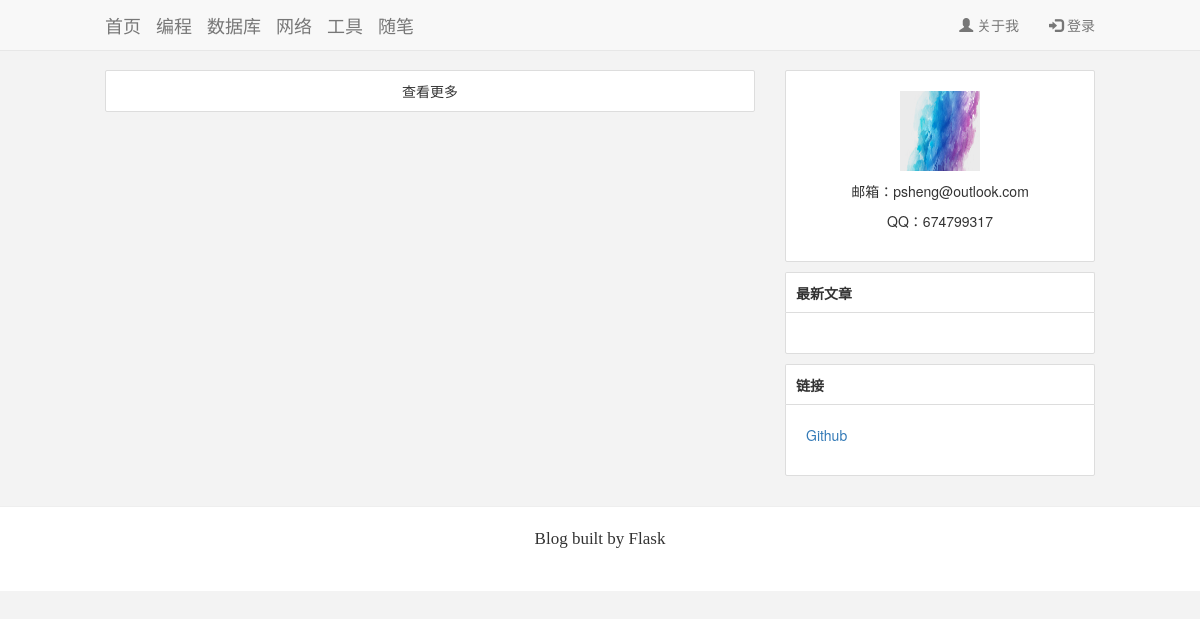
The app's page /, older data.
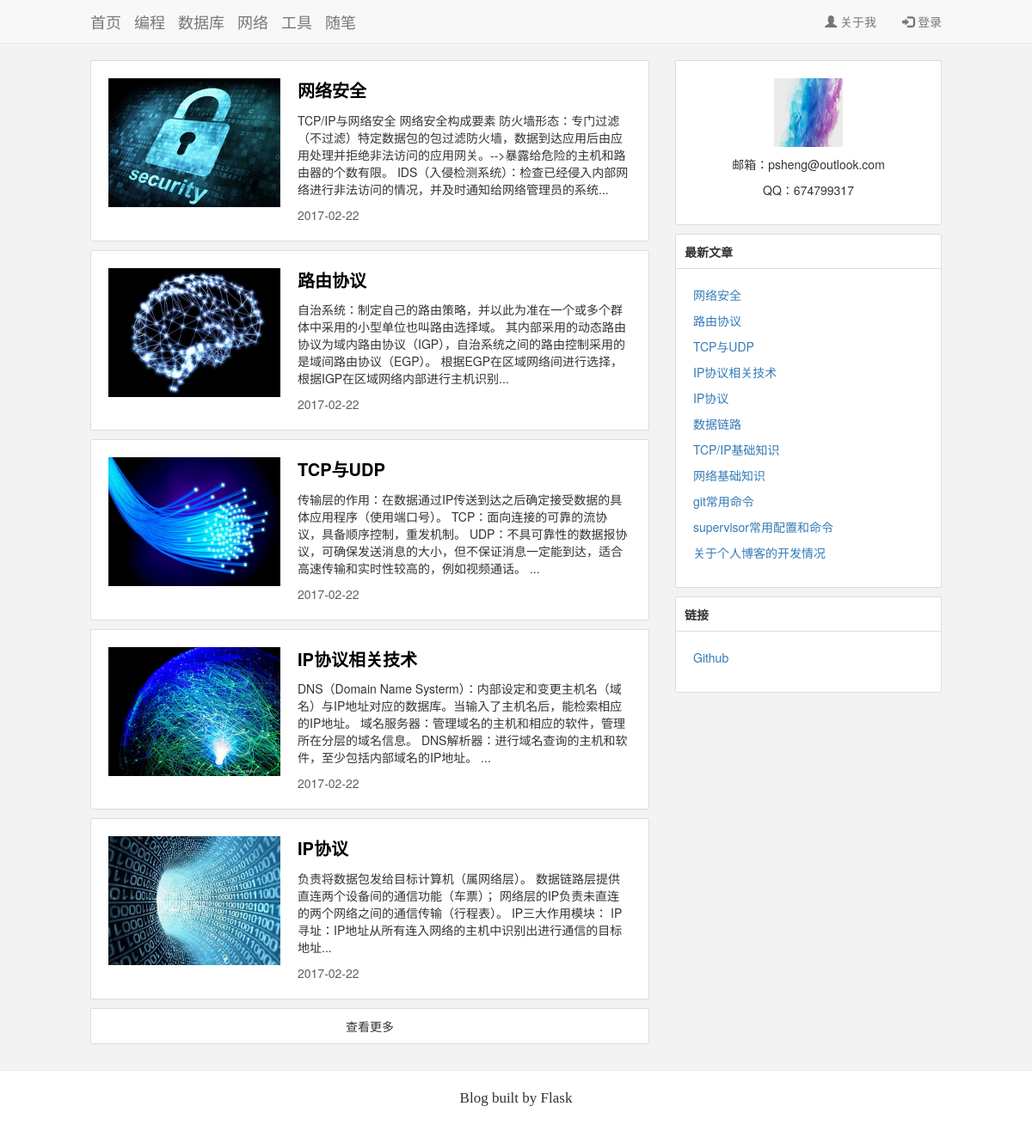
The same page, newer data.
### app/models.py (models this page shows)
class Post(db.Model):
    __tablename__ = 'posts'
    id = db.Column(db.Integer, primary_key=True)
    head_pic = db.Column(db.Text, default='/static/pic/test3.jpg')
    body_pic = db.Column(db.Text)
    title = db.Column(db.Text)
    body = db.Column(db.Text)
    abstract = db.Column(db.Text)
    tag = db.Column(db.Text)
    timestamp = db.Column(db.DateTime, index=True, default=datetime.utcnow)
    comments = db.relationship('Comment', backref='role')
    is_active = db.Column(db.Boolean, default=True)

### app/main/view.py (the view)
@main.route('/', methods=['GET','POST'])
def index():
    page = request.args.get('page', 1, type=int)
    pagination = Post.query.filter_by(is_active=True).order_by(Post.timestamp.desc()).paginate(
        page, per_page=5, error_out=False)
    posts = pagination.items
    new_posts = find_new_post()
    classify = u'所有文章'
    return render_template('index.html', posts=posts, new_posts=new_posts,
                           pagination=pagination, classify=classify)

### app/main/view.py (called while the page is built)
def find_new_post():
    page = request.args.get('page', 1, type=int)
    new_post = Post.query.filter_by(is_active=True).order_by(Post.timestamp.desc()).paginate(
        page, per_page=20, error_out=False
    )
    new_posts = new_post.items
    return new_posts

### app/templates/index.html (shortened to what this page needs)
{% extends "base.html" %}
{% import "_macros.html" as macros %}
{% block body %}
  <div class="container" id="sumery-container">
    <div class="row">
      <div class="col-md-8">
        {% for post in posts %}
          <div class="article">
            <img src="{{ post.head_pic }}">
            <div class="article-title">
              <a href="{{ url_for('.post', id=post.id) }}">{{ post.title }}</a>
            </div>
            <p>{{ post.abstract }}</p>
            <div class="article-foot">
              <span>{{ post.timestamp.strftime("%Y-%m-%d") }}</span>
            </div>
          </div>
        {% endfor %}
        <div class="long-btn" id="more" value=2 pages={{ pagination.pages }}>
          查看更多
        </div>
      </div>
      <div class="col-md-4">
        <div class="about">
          <img src="/static/test.jpg">
          <p>邮箱：psheng@outlook.com</p>
          <p>QQ：674799317</p>
        </div>
        <div class="box-title">
            <p>最新文章</p>
        </div>
        <div class="box">
          {% for new_post in new_posts %}
            <p><a href="{{ url_for('.post', id=new_post.id) }}">{{ new_post.title }}</a></p>
          {% endfor %}
        </div>
        <div class="box-title">
          <p>链接</p>
        </div>
        <div class="box">
          <p><a href="http://github.com/pshenglh" target="_blank">Github</a></p>
        </div>
      </div>
    </div>
  </div>
{% endblock %}

Row changes from the older to the newer data that the page shows:
added Post: head_pic (picture), title "网络安全", abstract "TCP/IP与网络安全 网络安全构成要素 防火墙形态：专门过滤（不过滤）特定数据包的包过滤防火墙，数据到达应用后由应用处理并拒绝非法访问的应用网关。-->暴露给危险的主机和路由器的个数有限。 IDS（入侵检测系统）：检查已经侵入内部网络进行非法访问的情况，并及时通知给网络管理员的系统...", timestamp "2017-02-22"
added Post: head_pic (picture), title "路由协议", abstract "自治系统：制定自己的路由策略，并以此为准在一个或多个群体中采用的小型单位也叫路由选择域。 其内部采用的动态路由协议为域内路由协议（IGP），自治系统之间的路由控制采用的是域间路由协议（EGP）。 根据EGP在区域网络间进行选择，根据IGP在区域网络内部进行主机识别...", timestamp "2017-02-22"
added Post: head_pic (picture), title "TCP与UDP", abstract "传输层的作用：在数据通过IP传送到达之后确定接受数据的具体应用程序（使用端口号）。 TCP：面向连接的可靠的流协议，具备顺序控制，重发机制。 UDP：不具可靠性的数据报协议，可确保发送消息的大小，但不保证消息一定能到达，适合高速传输和实时性较高的，例如视频通话。 ...", timestamp "2017-02-22"
added Post: head_pic (picture), title "IP协议相关技术", abstract "DNS（Domain Name Systerm）：内部设定和变更主机名（域名）与IP地址对应的数据库。当输入了主机名后，能检索相应的IP地址。 域名服务器：管理域名的主机和相应的软件，管理所在分层的域名信息。 DNS解析器：进行域名查询的主机和软件，至少包括内部域名的IP地址。 ...", timestamp "2017-02-22"
added Post: head_pic (picture), title "IP协议", abstract "负责将数据包发给目标计算机（属网络层）。 数据链路层提供直连两个设备间的通信功能（车票）； 网络层的IP负责未直连的两个网络之间的通信传输（行程表）。 IP三大作用模块： IP寻址：IP地址从所有连入网络的主机中识别出进行通信的目标地址...", timestamp "2017-02-22"
added Post: title "数据链路"
now on this page (row edited): Post: title "TCP/IP基础知识"
now on this page (row edited): Post: title "网络基础知识"
now on this page (row edited): Post: title "git常用命令"
now on this page (row edited): Post: title "supervisor常用配置和命令"
now on this page (row edited): Post: title "关于个人博客的开发情况"
